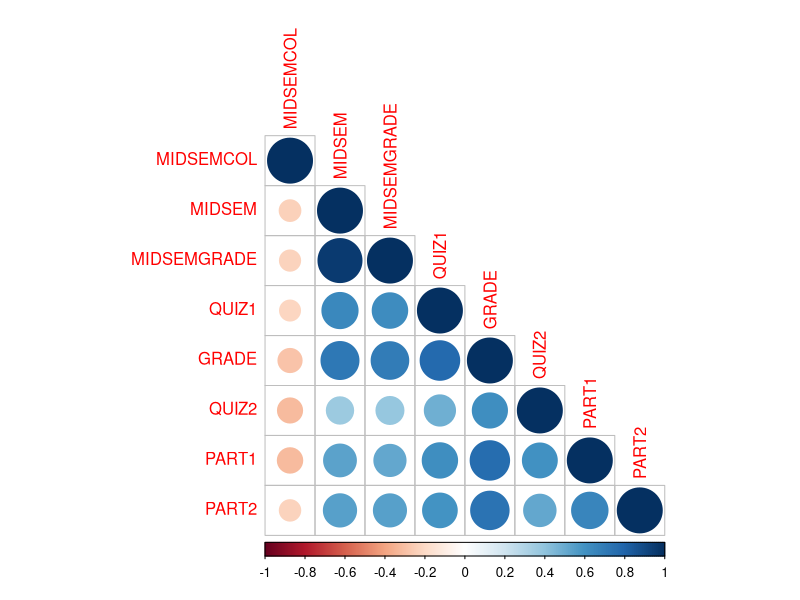

Recreate this plot in R.
data <- read.csv("./grade_filtered.csv")
d <- data.frame(MIDSEM = data$MIDSEM,
                MIDSEMGRADE = data$MIDSEMGRADE,
                MIDSEMCOL = data$MIDSEMCOL,
                QUIZ1 = data$QUIZ1,
                QUIZ2=data$QUIZ2,
                PART1=data$PART1,
                PART2 = data$PART2,
                GRADE = data$GRADE)
t <- cor(d) 

library(corrplot)

corrplot(t,type="lower",order = "hclust", t1.col = "black",t1.srt = 45)

